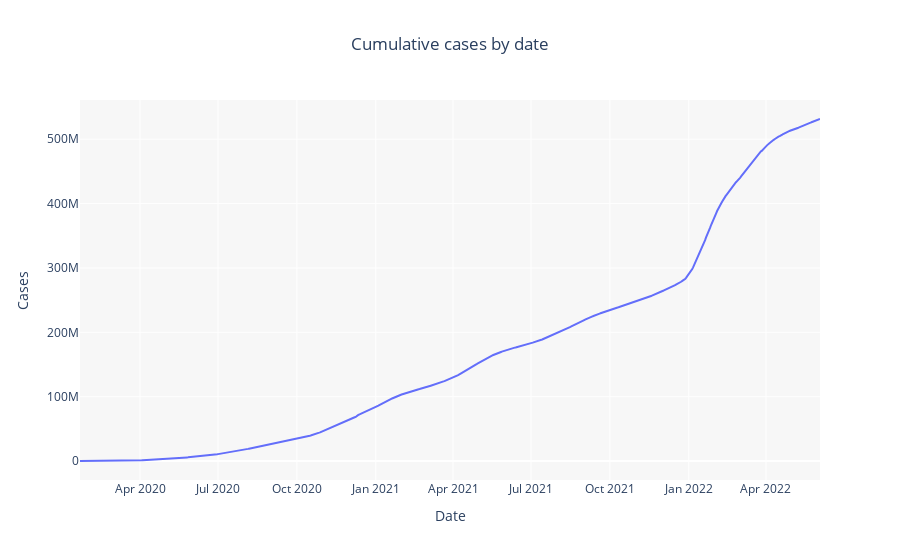

The notebook cell saved with this chart:
### Markdown cell above
# Exploratory Data Analysis(EDA)
<br>

&emsp;&nbsp;Całkowita liczba zachorowań na świecie na przestrzeni czasu

### Code cell
fig = go.Figure(go.Scatter(x=df_world['date'], y=df_world['total_cases']))
fig.update_layout(xaxis_title='Date',yaxis_title='Cases', title_text='Cumulative cases by date',title_x=0.5, plot_bgcolor='#F7F7F7')
fig.show()

### Figure 1 — Plotly figure (JSON) as saved in the notebook; plotly's stock layout.template omitted (floating-point values rounded to 4 significant figures; data arrays with more than 128 entries replaced by an {"elided": "..."} marker saying what was removed)
{"data": [{"type": "scatter", "x": {"elided": "864 str values"}, "y": {"elided": "864 int values"}}], "layout": {"plot_bgcolor": "#F7F7F7", "title": {"text": "Cumulative cases by date", "x": 0.5}, "xaxis": {"title": {"text": "Date"}}, "yaxis": {"title": {"text": "Cases"}}}}
